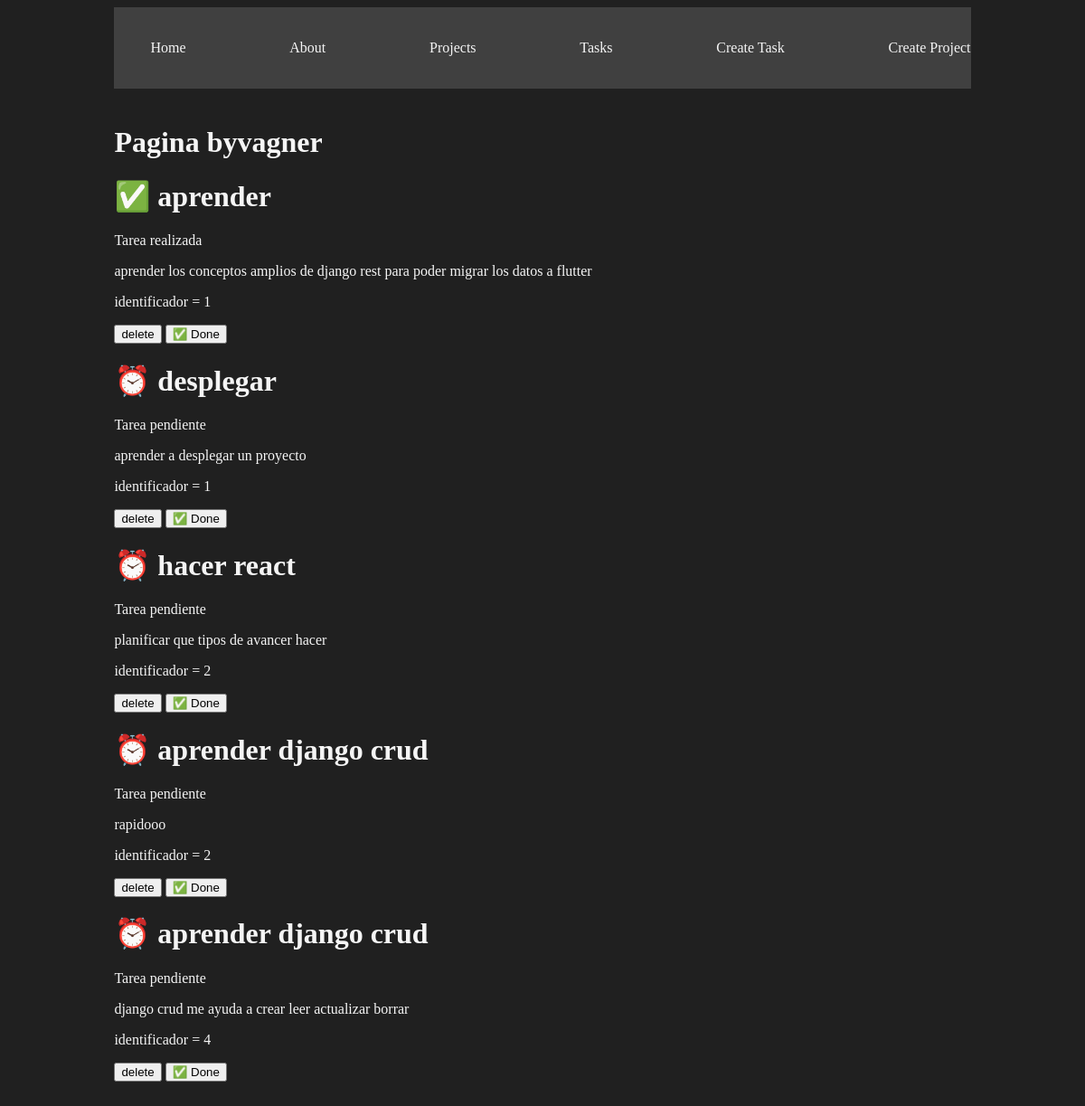
/tasks/, run on the app's committed database.
### myapp/models.py (models this page shows)
class task (models.Model):
    title = models.CharField(max_length=100)
    description = models.TextField()
    project = models.ForeignKey(Project, on_delete=models.CASCADE)
    done = models.BooleanField(default=False)

### myapp/views.py (the view)
# urls.py: path('tasks/', views.tasks, name='tasks'),
def tasks(request):
    tasks = task.objects.all()
    return render(request, 'tasks/tasks.html' , {
        'tasks': tasks
    })

### myapp/templates/tasks/tasks.html (shortened to what this page needs)
<!DOCTYPE html>
<html lang="en">
<head>
</head>
<body>
    {% extends 'layouts/base1.html' %}
    {% block content %}
    <h1> Pagina byvagner </h1>
     {% for task in tasks %}
     <div>
        <h1>
            {% if task.done == False %}
                ⏰ {{ task.title }}
            {% else %}
                ✅ {{ task.title }}
            {% endif %}
        </h1>
        {% if task.done == False %}
            <p>Tarea pendiente</p>
        {% else %}
            <p>Tarea realizada</p>
        {% endif %}
        <p>
           {{ task.description }}
        </p>
             <p>identificador = {{ task.project_id }}</p>
        <button>delete</button>
        <button>✅ Done</button>
     </div>
     {% endfor %}
     {% endblock %}

### myapp/templates/layouts/base1.html (shortened to what this page needs)
{% load static %}
<!DOCTYPE html>
<html lang="en">
<head>
    <link rel="stylesheet" href="{% static 'styles/main.css' %}">
</head>
<body>
    <nav class="navbar container">
        <ul>
            <li><a href="{% url 'index' %}">Home</a></li>
            <li><a href="{% url 'about' %}">About</a></li>
            <li><a href="{% url 'projects' %}">Projects</a></li>
            <li><a href="{% url 'tasks' %}">Tasks</a></li>
            <li><a href="{% url 'create_tasks' %}">Create Task</a></li>
            <li><a href="{% url 'create_project' %}">Create Project</a></li>
        </ul>
    </nav>
    <main class="container">
        {% block content %}
        {% endblock %}
    </main>
</body>
</html>

### myapp/static/styles/main.css (style rules this page uses)
body { background: #202020; color : whitesmoke }
.navbar { background: #404040; padding: 5px 0; }
.navbar ul { display: flex; justify-content: space-between; }
.navbar ul li { list-style: none; }
.navbar ul li a { color : whitesmoke; text-decoration: none; }
.container { max-width: 80%; margin: 0 auto; padding: 20px 0; }

### data on the page
task: title "aprender", done "Tarea realizada", description "aprender los conceptos amplios de django rest para poder migrar los datos a flutter", project_id "1"
task: title "desplegar", done "Tarea pendiente", description "aprender a desplegar un proyecto", project_id "1"
task: title "hacer react", done "Tarea pendiente", description "planificar que tipos de avancer hacer", project_id "2"
task: title "aprender django crud", done "Tarea pendiente", description "rapidooo", project_id "2"
task: title "aprender django crud", done "Tarea pendiente", description "django crud me ayuda a crear leer actualizar borrar", project_id "4"
